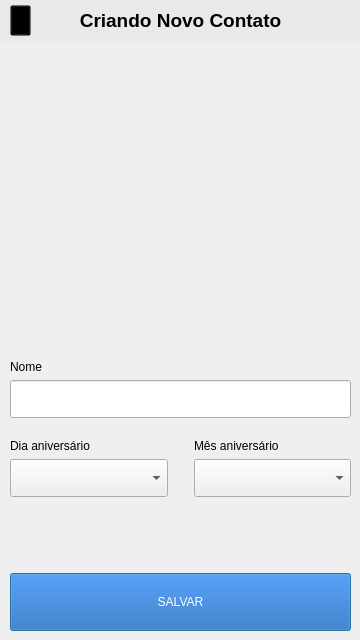
<?xml version="1.0" encoding="UTF-8"?>
<ui version="4.0">
 <class>newContact</class>
 <widget class="QDialog" name="newContact">
  <property name="geometry">
   <rect>
    <x>0</x>
    <y>0</y>
    <width>360</width>
    <height>640</height>
   </rect>
  </property>
  <property name="windowTitle">
   <string>Dialog</string>
  </property>
  <widget class="QWidget" name="verticalLayoutWidget_5">
   <property name="geometry">
    <rect>
     <x>50</x>
     <y>70</y>
     <width>271</width>
     <height>261</height>
    </rect>
   </property>
   <layout class="QVBoxLayout" name="verticalLayout_5">
    <item>
     <widget class="QLabel" name="contactImg">
      <property name="sizePolicy">
       <sizepolicy hsizetype="Ignored" vsizetype="Ignored">
        <horstretch>0</horstretch>
        <verstretch>0</verstretch>
       </sizepolicy>
      </property>
      <property name="text">
       <string/>
      </property>
      <property name="pixmap">
       <pixmap resource="pics.qrc">:/new/icons/person-circle.png</pixmap>
      </property>
      <property name="scaledContents">
       <bool>true</bool>
      </property>
     </widget>
    </item>
   </layout>
  </widget>
  <widget class="QWidget" name="verticalLayoutWidget_2">
   <property name="geometry">
    <rect>
     <x>10</x>
     <y>360</y>
     <width>341</width>
     <height>271</height>
    </rect>
   </property>
   <layout class="QVBoxLayout" name="verticalLayout_4">
    <item>
     <layout class="QVBoxLayout" name="verticalLayout_3">
      <item>
       <widget class="QLabel" name="label_3">
        <property name="sizePolicy">
         <sizepolicy hsizetype="Preferred" vsizetype="Fixed">
          <horstretch>0</horstretch>
          <verstretch>0</verstretch>
         </sizepolicy>
        </property>
        <property name="text">
         <string>Nome</string>
        </property>
       </widget>
      </item>
      <item>
       <widget class="QLineEdit" name="name_txt">
        <property name="sizePolicy">
         <sizepolicy hsizetype="Expanding" vsizetype="Ignored">
          <horstretch>0</horstretch>
          <verstretch>0</verstretch>
         </sizepolicy>
        </property>
       </widget>
      </item>
     </layout>
    </item>
    <item>
     <spacer name="verticalSpacer_2">
      <property name="orientation">
       <enum>Qt::Vertical</enum>
      </property>
      <property name="sizeType">
       <enum>QSizePolicy::Fixed</enum>
      </property>
      <property name="sizeHint" stdset="0">
       <size>
        <width>20</width>
        <height>15</height>
       </size>
      </property>
     </spacer>
    </item>
    <item>
     <layout class="QHBoxLayout" name="horizontalLayout">
      <item>
       <layout class="QVBoxLayout" name="verticalLayout">
        <property name="sizeConstraint">
         <enum>QLayout::SetNoConstraint</enum>
        </property>
        <item>
         <widget class="QLabel" name="ddLabel">
          <property name="sizePolicy">
           <sizepolicy hsizetype="Preferred" vsizetype="Fixed">
            <horstretch>0</horstretch>
            <verstretch>0</verstretch>
           </sizepolicy>
          </property>
          <property name="text">
           <string>Dia aniversário</string>
          </property>
         </widget>
        </item>
        <item>
         <widget class="QComboBox" name="dd">
          <property name="sizePolicy">
           <sizepolicy hsizetype="Preferred" vsizetype="Ignored">
            <horstretch>0</horstretch>
            <verstretch>0</verstretch>
           </sizepolicy>
          </property>
          <property name="sizeIncrement">
           <size>
            <width>0</width>
            <height>0</height>
           </size>
          </property>
          <property name="sizeAdjustPolicy">
           <enum>QComboBox::AdjustToContentsOnFirstShow</enum>
          </property>
          <property name="frame">
           <bool>true</bool>
          </property>
         </widget>
        </item>
       </layout>
      </item>
      <item>
       <spacer name="horizontalSpacer">
        <property name="orientation">
         <enum>Qt::Horizontal</enum>
        </property>
        <property name="sizeType">
         <enum>QSizePolicy::Fixed</enum>
        </property>
        <property name="sizeHint" stdset="0">
         <size>
          <width>20</width>
          <height>20</height>
         </size>
        </property>
       </spacer>
      </item>
      <item>
       <layout class="QVBoxLayout" name="verticalLayout_2">
        <property name="sizeConstraint">
         <enum>QLayout::SetNoConstraint</enum>
        </property>
        <item>
         <widget class="QLabel" name="mmLabel">
          <property name="sizePolicy">
           <sizepolicy hsizetype="Preferred" vsizetype="Fixed">
            <horstretch>0</horstretch>
            <verstretch>0</verstretch>
           </sizepolicy>
          </property>
          <property name="text">
           <string>Mês aniversário</string>
          </property>
         </widget>
        </item>
        <item>
         <widget class="QComboBox" name="mm">
          <property name="sizePolicy">
           <sizepolicy hsizetype="Preferred" vsizetype="Ignored">
            <horstretch>0</horstretch>
            <verstretch>0</verstretch>
           </sizepolicy>
          </property>
         </widget>
        </item>
       </layout>
      </item>
     </layout>
    </item>
    <item>
     <spacer name="verticalSpacer">
      <property name="orientation">
       <enum>Qt::Vertical</enum>
      </property>
      <property name="sizeType">
       <enum>QSizePolicy::Fixed</enum>
      </property>
      <property name="sizeHint" stdset="0">
       <size>
        <width>20</width>
        <height>70</height>
       </size>
      </property>
     </spacer>
    </item>
    <item>
     <widget class="QPushButton" name="btnSave">
      <property name="enabled">
       <bool>true</bool>
      </property>
      <property name="sizePolicy">
       <sizepolicy hsizetype="Minimum" vsizetype="Ignored">
        <horstretch>0</horstretch>
        <verstretch>0</verstretch>
       </sizepolicy>
      </property>
      <property name="sizeIncrement">
       <size>
        <width>0</width>
        <height>0</height>
       </size>
      </property>
      <property name="styleSheet">
       <string notr="true">background-color: rgb(26, 95, 180);
color: rgb(255, 255, 255);</string>
      </property>
      <property name="text">
       <string>SALVAR</string>
      </property>
     </widget>
    </item>
   </layout>
  </widget>
  <widget class="QLabel" name="label">
   <property name="geometry">
    <rect>
     <x>0</x>
     <y>0</y>
     <width>361</width>
     <height>41</height>
    </rect>
   </property>
   <property name="font">
    <font>
     <pointsize>14</pointsize>
     <bold>true</bold>
    </font>
   </property>
   <property name="styleSheet">
    <string notr="true">background-color: #e9e9e9;
color: rgb(0, 0, 0);</string>
   </property>
   <property name="text">
    <string>Criando Novo Contato</string>
   </property>
   <property name="alignment">
    <set>Qt::AlignCenter</set>
   </property>
  </widget>
  <widget class="QPushButton" name="btnBack">
   <property name="geometry">
    <rect>
     <x>10</x>
     <y>5</y>
     <width>21</width>
     <height>31</height>
    </rect>
   </property>
   <property name="styleSheet">
    <string notr="true">background-color: transparent;
border-image: url(:/new/icons/arrow-left.png);</string>
   </property>
   <property name="text">
    <string/>
   </property>
  </widget>
 </widget>
 <resources>
  <include location="pics.qrc"/>
 </resources>
 <connections/>
</ui>
